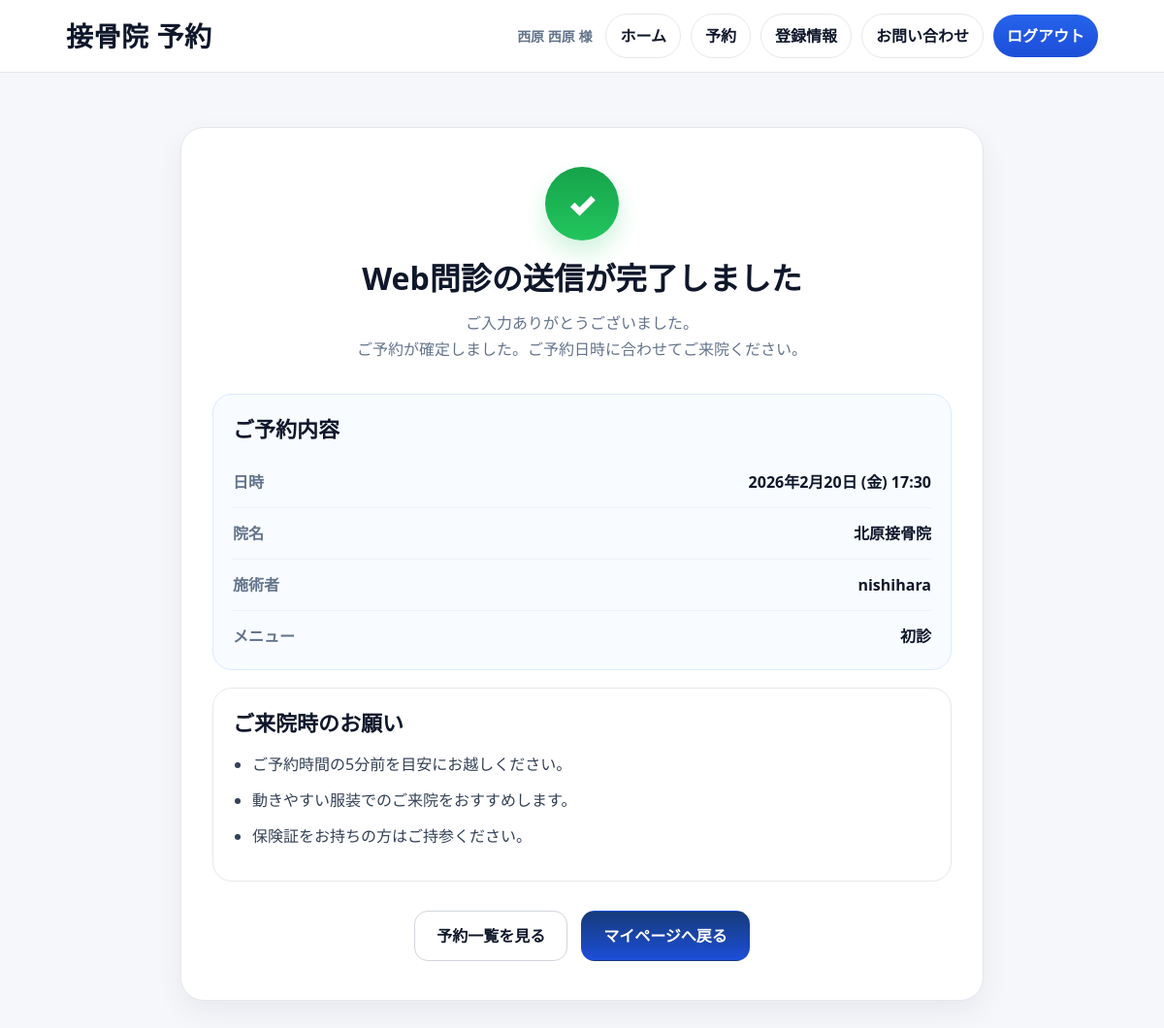
Page /intakes/appointment/10/done/ (signed in) on the committed database.
### apps/accounts/models.py (models this page shows)
class User(AbstractUser):
    class Role(models.TextChoices):
        ADMIN = "admin", "管理者"
        RECEPTION = "reception", "受付"
        PRACTITIONER = "practitioner", "施術者"
        PATIENT = "patient", "患者"
    clinic = models.ForeignKey(
        "clinics.Clinic",
        on_delete=models.CASCADE,
        null=True,
        blank=True,
        related_name="users",
    )
    role = models.CharField(
        max_length=20,
        choices=Role.choices,
        default=Role.PRACTITIONER,
    )

### apps/patients/models.py (models this page shows, shortened)
class Patient(models.Model):
    user = models.OneToOneField(
        settings.AUTH_USER_MODEL,
        on_delete=models.CASCADE,
        null=True,
        blank=True,
        related_name="patient_profile",
    )
    clinic = models.ForeignKey(
        "clinics.Clinic",
        on_delete=models.CASCADE,
        related_name="patients",
    )
    card_no = models.CharField(
        max_length=20,
        unique=True,
        editable=False,
    )
    last_name = models.CharField(max_length=50)
    first_name = models.CharField(max_length=50)
    last_name_kana = models.CharField(max_length=50)
    first_name_kana = models.CharField(max_length=50)
    birth_date = models.DateField()
    phone = models.CharField(max_length=20)
    address = models.CharField(max_length=255, blank=True)
    created_at = models.DateTimeField(auto_now_add=True)

### apps/appointments/models.py (models this page shows, shortened)
class Appointment(models.Model):
    class Status(models.TextChoices):
        PENDING = "pending", "問診待ち"
        BOOKED = "booked", "予約確定"
        ARRIVED = "arrived", "来院"
        COMPLETED = "completed", "完了"
        CANCELLED = "cancelled", "キャンセル"
        NO_SHOW = "no_show", "無断キャンセル"
    class BookingSource(models.TextChoices):
        HP = "hp", "HP"
        LINE = "line", "LINE"
        GOOGLE = "google", "Google"
        INSTAGRAM = "instagram", "Instagram"
        QR = "qr", "院内QR"
        FLYER = "flyer", "チラシ"
        REFERRAL = "referral", "紹介"
        SMS = "sms", "SMS"
        EMAIL = "email", "メール"
        STAFF = "staff", "スタッフ登録"
        UNKNOWN = "unknown", "不明"
        OTHER = "other", "その他"
    BLOCKING_STATUSES = [Status.PENDING, Status.BOOKED, Status.ARRIVED]
    clinic = models.ForeignKey(
        "clinics.Clinic",
        on_delete=models.CASCADE,
        related_name="appointments",
    )
    patient = models.ForeignKey(
        "patients.Patient",
        on_delete=models.SET_NULL,
        null=True,
        blank=True,
        related_name="appointments",
    )
    treatment_plan = models.ForeignKey(
        "treatment_plans.TreatmentPlan",
        on_delete=models.SET_NULL,
        null=True,
        blank=True,
        related_name="appointments",
        verbose_name="関連施術計画",
    )
    start_at = models.DateTimeField()
    end_at = models.DateTimeField()
    menu = models.CharField(max_length=50, default="初診")
    assigned_staff = models.ForeignKey(
        settings.AUTH_USER_MODEL,
        on_delete=models.SET_NULL,
        null=True,
        blank=True,
        related_name="assigned_appointments",
    )
    status = models.CharField(
        max_length=20,
        choices=Status.choices,
        default=Status.PENDING,
    )
    created_by = models.ForeignKey(
        settings.AUTH_USER_MODEL,
        on_delete=models.SET_NULL,
        null=True,
        blank=True,
        related_name="created_appointments",
    )
    notes = models.TextField(blank=True)
    booking_source = models.CharField(
        "予約流入元",
        max_length=20,
        choices=BookingSource.choices,
        default=BookingSource.UNKNOWN,
        db_index=True,
    )
    created_at = models.DateTimeField(auto_now_add=True)
    updated_at = models.DateTimeField(auto_now=True)
    class Meta:
        ordering = ["start_at"]
        indexes = [
            models.Index(fields=["clinic", "start_at"]),
            models.Index(fields=["clinic", "status"]),
        ]

### apps/clinics/models.py (models this page shows, shortened)
class Clinic(models.Model):
    name = models.CharField(max_length=100)
    booking_slug = models.SlugField(
        "予約URL用slug",
        max_length=80,
        unique=True,
        blank=True,
        validators=[booking_slug_validator],
        help_text="患者向け院別予約URL /b/<slug>/ に使用します。",
    )
    created_at = models.DateTimeField(auto_now_add=True)

### apps/intakes/views.py (the view)
# urls.py: path("appointment/<int:appointment_id>/done/", views.intake_done, name="intake_done"),
@login_required
def intake_done(request, appointment_id):
    appt = get_object_or_404(Appointment, pk=appointment_id)
    try:
        _must_own_appointment(request.user, appt)
    except PermissionError:
        return HttpResponseForbidden("この予約にはアクセスできません。")
    return render(
        request,
        "intakes/patient/intake_done.html",
        {"appointment": appt}
    )

### apps/intakes/views.py (called while the page is built)
def _must_own_appointment(user, appt: Appointment):
    patient_user_id = getattr(appt.patient, "user_id", None)
    if not patient_user_id or patient_user_id != user.id:
        raise PermissionError("Permission denied")

### templates/intakes/patient/intake_done.html (shortened to what this page needs)
{% extends "patients/patient_base.html" %}
{% block content %}
<div class="done-shell">
  <div class="done-card">
    <div class="done-head">
      <div class="done-icon">✓</div>
      <h1 class="done-title">Web問診の送信が完了しました</h1>
      <p class="done-sub">
        ご入力ありがとうございました。<br>
        ご予約が確定しました。ご予約日時に合わせてご来院ください。
      </p>
    </div>
    <div class="done-grid">
      <section class="done-section done-section--reservation">
        <h3>ご予約内容</h3>
        <div class="done-rows">
          <div class="done-row">
            <div class="done-label">日時</div>
            <div class="done-value">{{ appointment.start_at|date:"Y年n月j日 (D) H:i" }}</div>
          </div>
          {% if appointment.clinic %}
          <div class="done-row">
            <div class="done-label">院名</div>
            <div class="done-value">{{ appointment.clinic.name }}</div>
          </div>
          {% endif %}
          {% if appointment.assigned_staff %}
          <div class="done-row">
            <div class="done-label">施術者</div>
            <div class="done-value">{{ appointment.assigned_staff.username }}</div>
          </div>
          {% endif %}
          {% if appointment.menu %}
          <div class="done-row">
            <div class="done-label">メニュー</div>
            <div class="done-value">{{ appointment.menu }}</div>
          </div>
          {% endif %}
        </div>
      </section>
      <section class="done-section">
        <h3>ご来院時のお願い</h3>
        <ul class="done-notes">
          <li>ご予約時間の5分前を目安にお越しください。</li>
          <li>動きやすい服装でのご来院をおすすめします。</li>
          <li>保険証をお持ちの方はご持参ください。</li>
        </ul>
      </section>
    </div>
    <div class="done-actions">
      <a href="{% url 'patients:my_appointments' %}" class="done-btn done-btn-outline">
        予約一覧を見る
      </a>
      <a href="{% url 'patients:dashboard' %}" class="done-btn done-btn-primary">
        マイページへ戻る
      </a>
    </div>
  </div>
</div>
{% endblock %}

### templates/patients/patient_base.html (shortened to what this page needs)
{% load patient_messages %}
<!doctype html>
<html lang="ja">
<head>
  <link href="https://cdn.jsdelivr.net/npm/bootstrap@5.3.3/dist/css/bootstrap.min.css" rel="stylesheet">
</head>
<body>
  <nav class="p-nav">
    <div class="p-nav-inner">
      <a href="{% url 'patients:dashboard' %}" class="p-brand">接骨院 予約</a>
      {% if user.is_authenticated %}
        <div class="p-desktop-nav">
          <div class="p-user">{% if user.patient_profile %}{{ user.patient_profile.last_name }} {{ user.patient_profile.first_name }} 様{% else %}患者様{% endif %}</div>
            <a href="{% url 'patients:dashboard' %}" class="p-btn p-btn-ghost">ホーム</a>
            <a href="{% url 'patients:my_appointments' %}" class="p-btn p-btn-ghost">予約</a>
            <a href="{% url 'patients:profile' %}" class="p-btn p-btn-ghost">登録情報</a>
            <a href="{% url 'patients:inquiry' %}" class="p-btn p-btn-ghost">お問い合わせ</a>
            <a href="{% url 'patients:logout' %}" class="p-btn p-btn-primary">ログアウト</a>
        </div>
      {% endif %}
    </div>
  </nav>
  <main class="p-wrap">
    {% block content %}{% endblock %}
  </main>
</body>
</html>

### templates/patients/patient_base.html (style rules this page uses)
:root { --bg:#f6f7fb; --card:#fff; --text:#0f172a; --muted:#64748b; --line:#e5e7eb; --brand:#2563eb; --brand2:#1d4ed8; --shadow:0 12px 30px rgba(15,23,42,.08); --r:18px; }
body { background:var(--bg); color:var(--text); }
.p-wrap { max-width:1100px; margin:0 auto; padding:24px 18px; }
.p-btn { display:inline-flex; align-items:center; justify-content:center; gap:.4rem; padding:10px 14px; border-radius:999px; border:1px solid var(--line); background:#fff; color:var(--text); text-decoration:none; font-weight:700; min-height:42px; transition:.2s ease; }
.p-btn-primary { background:linear-gradient(180deg,var(--brand),var(--brand2)); color:#fff; border:0; }
.p-btn-ghost { background:#fff; }
.p-nav { position:sticky; top:0; z-index:1040; background:rgba(255,255,255,.92); backdrop-filter:blur(10px); border-bottom:1px solid var(--line); }
.p-nav-inner { max-width:1100px; margin:0 auto; padding:14px 18px; display:flex; align-items:center; justify-content:space-between; gap:16px; }
.p-brand { font-weight:900; font-size:28px; letter-spacing:.02em; color:var(--text); text-decoration:none; white-space:nowrap; }
.p-desktop-nav { display:flex; align-items:center; gap:10px; flex-wrap:wrap; }
.p-user { color:var(--muted); font-size:14px; font-weight:700; margin-right:4px; white-space:nowrap; }

### templates/intakes/patient/intake_done.html (style rules this page uses)
.done-shell { max-width: 860px; margin: 0 auto; padding: 32px 16px 56px; }
.done-card { background: #fff; border: 1px solid #e5e7eb; border-radius: 24px; box-shadow: 0 12px 30px rgba(15,23,42,.06); padding: 40px 32px; }
.done-head { text-align: center; margin-bottom: 32px; }
.done-icon { width: 76px; height: 76px; margin: 0 auto 18px; border-radius: 50%; background: linear-gradient(180deg, #16a34a, #22c55e); color: #fff; display: flex; align-items: center; justify-content: center; font-size: 34px; font-weight: 900; box-shadow: 0 12px 24px rgba(34,197,94,.22); }
.done-title { margin: 0; font-size: 32px; font-weight: 900; line-height: 1.3; color: #0f172a; }
.done-sub { margin: 12px auto 0; max-width: 560px; color: #64748b; font-size: 16px; line-height: 1.7; }
.done-grid { display: grid; gap: 18px; margin-top: 28px; }
.done-section { border: 1px solid #e5e7eb; border-radius: 20px; background: #fff; padding: 22px 20px; }
.done-section--reservation { background: #f8fbff; border-color: #dbeafe; }
.done-section h3 { margin: 0 0 16px; font-size: 22px; font-weight: 900; color: #0f172a; }
.done-rows { display: grid; gap: 0; }
.done-row { display: flex; justify-content: space-between; gap: 16px; padding: 14px 0; border-bottom: 1px solid #edf2f7; }
.done-row:last-child { border-bottom: none; padding-bottom: 0; }
.done-label { color: #64748b; font-weight: 700; }
.done-value { color: #0f172a; font-weight: 900; text-align: right; }
.done-notes { margin: 0; padding-left: 20px; color: #334155; }
.done-notes li { margin-bottom: 10px; line-height: 1.7; }
.done-actions { display: flex; gap: 14px; justify-content: center; flex-wrap: wrap; margin-top: 30px; }
.done-btn { display: inline-flex; align-items: center; justify-content: center; min-height: 52px; padding: 0 22px; border-radius: 14px; text-decoration: none; font-weight: 800; transition: .2s ease; }
.done-btn-outline { border: 1px solid #d1d5db; background: #fff; color: #0f172a; }
.done-btn-primary { border: 1px solid transparent; background: linear-gradient(180deg, #163b7a, #1d4ed8); color: #fff; }

### rows in the picture
User: patient_profile.last_name "西原", patient_profile.first_name "西原"
Appointment: start_at "2026年2月20日 (金) 17:30", clinic.name "北原接骨院", assigned_staff.username "nishihara", menu "初診"
